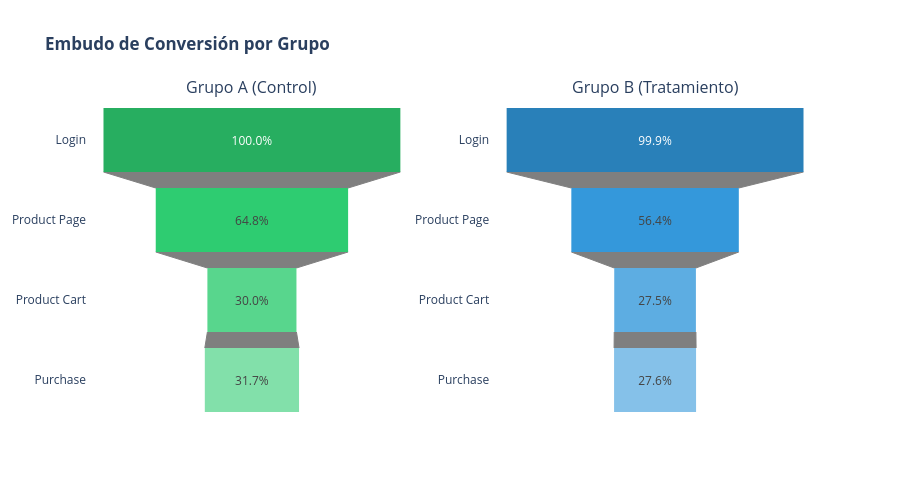

The cell this chart's notebook holds for it:
### Markdown cell above
<a id='53-embudo'></a>
### 5.3 Análisis del Embudo de Conversión

El embudo de conversión representa el journey del usuario:

```
LOGIN → PRODUCT_PAGE → PRODUCT_CART → PURCHASE
```

Analizaremos las tasas de conversión en cada etapa para ambos grupos.

### Code cell
# Calcular métricas del embudo
funnel_stages = ['login', 'product_page', 'product_cart', 'purchase']
group_totals = test_participants['group'].value_counts()

# Crear DataFrame con datos del embudo
funnel_data = []
for group in ['A', 'B']:
    total_users = group_totals[group]
    group_events = test_events[test_events['group'] == group]
    
    for stage in funnel_stages:
        users_in_stage = group_events[group_events['event_name'] == stage]['user_id'].nunique()
        conversion_rate = (users_in_stage / total_users) * 100
        
        funnel_data.append({
            'Grupo': f'Grupo {group}',
            'Etapa': stage,
            'Usuarios': users_in_stage,
            'Total': total_users,
            'Conversión': conversion_rate
        })

funnel_df = pd.DataFrame(funnel_data)

# Visualización con Plotly - Embudo interactivo
fig = make_subplots(
    rows=1, cols=2,
    subplot_titles=('Grupo A (Control)', 'Grupo B (Tratamiento)'),
    specs=[[{"type": "funnel"}, {"type": "funnel"}]]
)

colors_a = ['#27ae60', '#2ecc71', '#58d68d', '#82e0aa']
colors_b = ['#2980b9', '#3498db', '#5dade2', '#85c1e9']

for idx, (group, colors) in enumerate([('Grupo A', colors_a), ('Grupo B', colors_b)]):
    group_data = funnel_df[funnel_df['Grupo'] == group]
    
    fig.add_trace(go.Funnel(
        name=group,
        y=group_data['Etapa'].str.replace('_', ' ').str.title(),
        x=group_data['Conversión'],
        textinfo="value+percent initial",
        texttemplate="%{x:.1f}%",
        marker=dict(color=colors),
        connector=dict(line=dict(color="gray", width=1))
    ), row=1, col=idx+1)

fig.update_layout(
    title='<b>Embudo de Conversión por Grupo</b>',
    height=500,
    showlegend=False
)
fig.show()

### Figure 1 — Plotly figure (JSON) as saved in the notebook; plotly's stock layout.template omitted (floating-point values rounded to 4 significant figures)
{"data": [{"connector": {"line": {"color": "gray", "width": 1}}, "marker": {"color": ["#27ae60", "#2ecc71", "#58d68d", "#82e0aa"]}, "name": "Grupo A", "textinfo": "value+percent initial", "texttemplate": "%{x:.1f}%", "type": "funnel", "x": [100.0, 64.8, 30.0, 31.74], "xaxis": "x", "y": ["Login", "Product Page", "Product Cart", "Purchase"], "yaxis": "y"}, {"connector": {"line": {"color": "gray", "width": 1}}, "marker": {"color": ["#2980b9", "#3498db", "#5dade2", "#85c1e9"]}, "name": "Grupo B", "textinfo": "value+percent initial", "texttemplate": "%{x:.1f}%", "type": "funnel", "x": [99.89, 56.36, 27.48, 27.59], "xaxis": "x2", "y": ["Login", "Product Page", "Product Cart", "Purchase"], "yaxis": "y2"}], "layout": {"annotations": [{"font": {"size": 16}, "showarrow": false, "text": "Grupo A (Control)", "x": 0.225, "xanchor": "center", "xref": "paper", "y": 1.0, "yanchor": "bottom", "yref": "paper"}, {"font": {"size": 16}, "showarrow": false, "text": "Grupo B (Tratamiento)", "x": 0.775, "xanchor": "center", "xref": "paper", "y": 1.0, "yanchor": "bottom", "yref": "paper"}], "height": 500, "showlegend": false, "title": {"text": "<b>Embudo de Conversión por Grupo</b>"}, "xaxis": {"anchor": "y", "domain": [0.0, 0.45]}, "xaxis2": {"anchor": "y2", "domain": [0.55, 1.0]}, "yaxis": {"anchor": "x", "domain": [0.0, 1.0]}, "yaxis2": {"anchor": "x2", "domain": [0.0, 1.0]}}}
